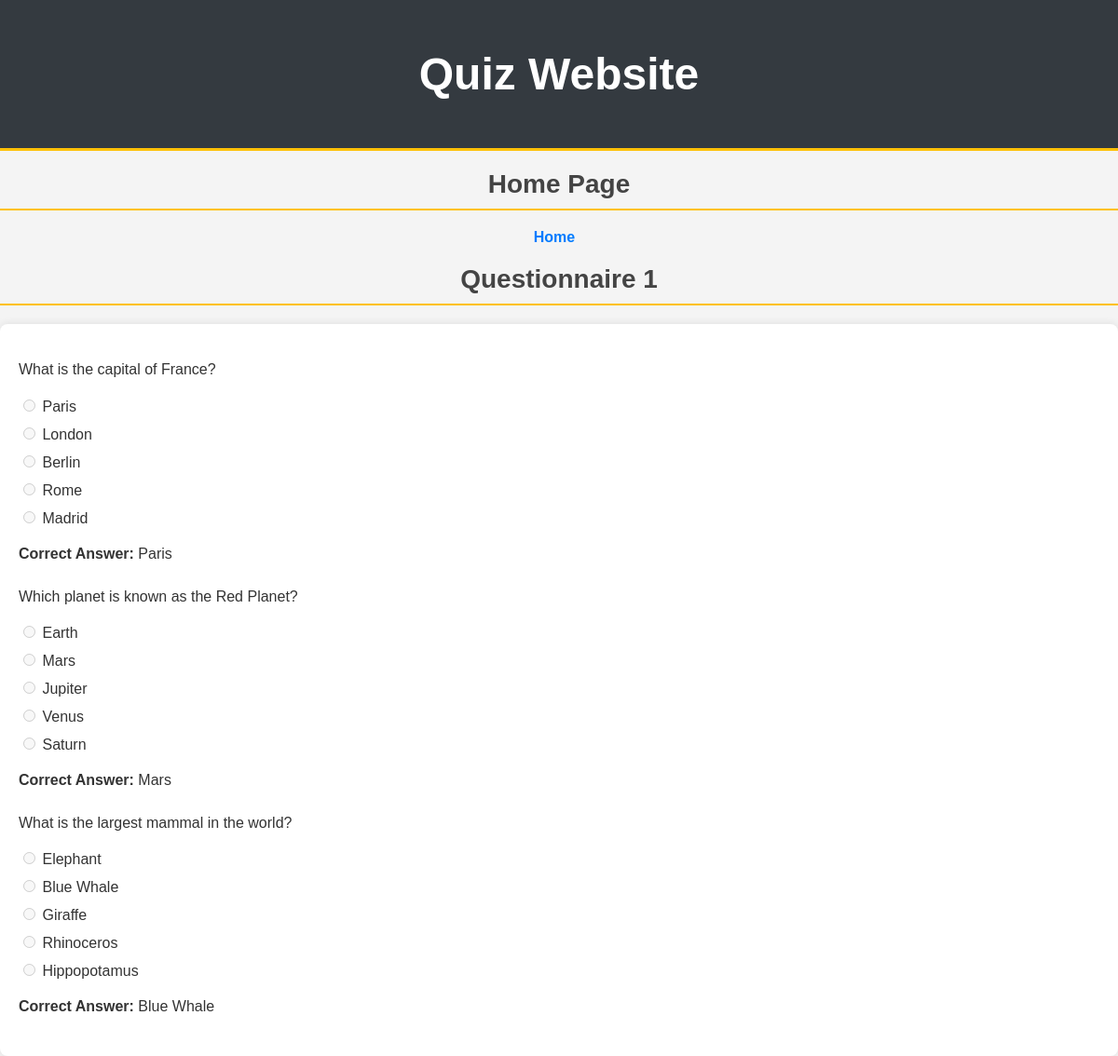
The app's page /questionnaire/13/ (signed in) with its own data.
### task/models.py (models this page shows, shortened)
class Questionnaire(models.Model):
    client = models.ForeignKey(Client, on_delete=models.CASCADE, related_name='questionnaires')
    title = models.CharField(max_length=100)
    created_at = models.DateTimeField(auto_now_add=True)

class Question(models.Model):
    questionnaire = models.ForeignKey(Questionnaire, on_delete=models.CASCADE, related_name='questions')
    text = models.CharField(max_length=200)
    option_1 = models.CharField(max_length=100)
    option_2 = models.CharField(max_length=100)
    option_3 = models.CharField(max_length=100, blank=True, null=True)
    option_4 = models.CharField(max_length=100, blank=True, null=True)
    option_5 = models.CharField(max_length=100, blank=True, null=True)
    answer = models.IntegerField(blank=True, null=True)  # Stores the correct answer as an integer (1-5)

### task/views.py (the view, shortened to what this page needs)
# urls.py: path("questionnaire/<int:pk>/", views.questionnaire_detail, name="questionnaire_detail"),  # Questionnaire detail page
def questionnaire_detail(request, pk):
    questionnaire = get_object_or_404(Questionnaire, pk=pk)  # Get the specific questionnaire or return a 404 error
    if request.user.is_staff:
        client_id = request.GET.get('client_id')  # Get client ID from GET parameters
        client = get_object_or_404(Client, id=client_id) if client_id else None
    else:
        client = request.user.client  # Get the client associated with the current user
    client_responses = {
        response.question_id: response.answer
        for response in ClientResponse.objects.filter(client=client, questionnaire=questionnaire)
    } if client else {}
    questions_with_options = []
    for question in questionnaire.questions.all():
        options = []
        correct_answer_id = None
        client_answer_is_correct = False
        for i in range(1, 6):
            option = getattr(question, f'option_{i}', None)
            if option:
                selected = client_responses.get(question.id) == i
                is_correct = question.answer == i
                if is_correct:
                    correct_answer_id = i
                if selected and is_correct:
                    client_answer_is_correct = True
                options.append((i, option, selected))
        questions_with_options.append({
            'question': question,
            'options': options,
            'correct_answer_id': correct_answer_id,
            'correct_answer_text': correct_answer_id and options[correct_answer_id-1][1],
            'client_answer_is_correct': client_answer_is_correct,
        })
    answered_all_questions = len(client_responses) == questionnaire.questions.count()
    return render(
        request, "questionnaire_detail.html",
        {
        "questionnaire": questionnaire,
        'questions_with_options': questions_with_options,
        'client_responses': client_responses,
        'answered_all_questions': answered_all_questions,
        'is_staff': request.user.is_staff,
    })

### task/templates/questionnaire_detail.html (shortened to what this page needs)
{% extends 'base.html' %} {% block title %}questionnaire{% endblock %}
{% block content %}
<h2>{{ questionnaire.title }}</h2>
<form method="post">
  {% for item in questions_with_options %}
      <div class="question">
          <p>{{ item.question.text }}</p>
          <ul>
              {% for option in item.options %}
                  <li>
                      <label>
                          <input type="radio" name="question_{{ item.question.id }}" value="{{ option.0 }}"
                          {% if is_staff %}disabled{% endif %}>
                          {{ option.1 }}
                      </label>
                  </li>
              {% endfor %}
          </ul>
          {% if not item.client_answer_is_correct and answered_all_questions or is_staff %}
              <p><strong>Correct Answer:</strong> {{ item.correct_answer_text }}</p>
          {% endif %}
      </div>
  {% endfor %}
</form>
{% endblock %}

### task/templates/base.html (shortened to what this page needs)
<!DOCTYPE html>
<html lang="en">
  <head>
    {% load static %}
    <link rel="stylesheet" href="{% static 'css/styles.css' %}">
  </head>
  <body>
    <header>
      <h1>Quiz Website</h1>
    </header>
    <nav>
      <ul>
        <h2>Home Page</h2>
        <li><a href="/">Home</a></li>
      </ul>
    </nav>
    <main>{% block content %} {% endblock %}</main>
  </body>
</html>

### task/static/css/styles.css (style rules this page uses)
header { background-color: #343a40; color: #ffffff; padding: 20px 0; text-align: center; font-size: 24px; font-weight: bold; border-bottom: 3px solid #ffc107; }
h2 { color: #343a40; text-align: center; font-size: 28px; font-weight: bold; margin-top: 20px; margin-bottom: 20px; border-bottom: 2px solid #ffc107; padding-bottom: 10px; }
body { font-family: Arial, sans-serif; background-color: #f4f4f4; margin: 0; padding: 0; color: #333; }
h2 { color: #444; margin-bottom: 20px; }
p { line-height: 1.6; }
nav ul { list-style: none; padding: 0; margin: 0; text-align: center; }
nav ul li { display: inline-block; margin-right: 10px; }
nav ul li a { text-decoration: none; color: #007BFF; font-weight: bold; }
form { background-color: #fff; padding: 20px; border-radius: 8px; box-shadow: 0 0 10px rgba(0, 0, 0, 0.1); }
.question { margin-bottom: 20px; }
.question ul { list-style: none; padding-left: 0; }
.question ul li { margin-bottom: 10px; }
label { font-weight: normal; }
a { color: #007bff; text-decoration: none; font-weight: bold; padding: 5px 10px; border-radius: 5px; transition: background-color 0.3s ease, color 0.3s ease; }

### records on screen
Questionnaire: title "Questionnaire 1"
Question: question.text "What is the capital of France?", option_1 "Paris" "London" "Berlin" "Rome" "Madrid", correct_answer_text "Paris"
Question: question.text "Which planet is known as the Red Planet?", option_1 "Earth" "Mars" "Jupiter" "Venus" "Saturn", correct_answer_text "Mars"
Question: question.text "What is the largest mammal in the world?", option_1 "Elephant" "Blue Whale" "Giraffe" "Rhinoceros" "Hippopotamus", correct_answer_text "Blue Whale"
